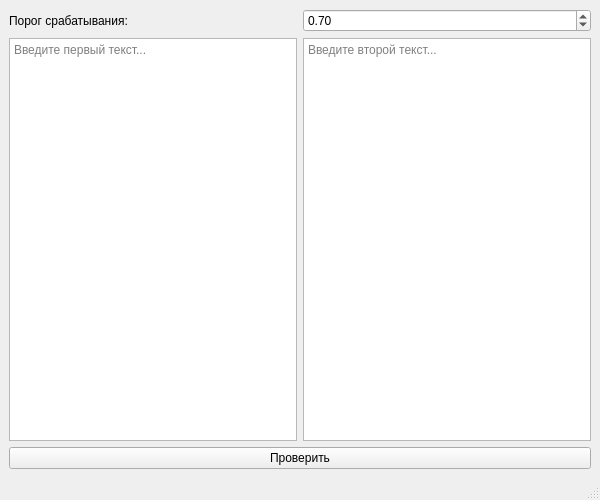
<?xml version="1.0" encoding="UTF-8"?>
<ui version="4.0">
 <class>MainWindow</class>
 <widget class="QMainWindow" name="MainWindow">
  <property name="geometry">
   <rect>
    <x>0</x>
    <y>0</y>
    <width>600</width>
    <height>500</height>
   </rect>
  </property>
  <property name="windowTitle">
   <string>Антиплагиат</string>
  </property>
  <widget class="QWidget" name="centralwidget">
   <layout class="QVBoxLayout" name="verticalLayout">
    <item>
     <layout class="QHBoxLayout" name="horizontalLayout">
      <item>
       <widget class="QLabel" name="label">
        <property name="text">
         <string>Порог срабатывания:</string>
        </property>
       </widget>
      </item>
      <item>
       <widget class="QDoubleSpinBox" name="doubleSpinBox">
        <property name="value">
         <double>0.700000000000000</double>
        </property>
        <property name="singleStep">
         <double>0.050000000000000</double>
        </property>
        <property name="minimum">
         <double>0.000000000000000</double>
        </property>
        <property name="maximum">
         <double>1.000000000000000</double>
        </property>
       </widget>
      </item>
     </layout>
    </item>
    <item>
     <layout class="QHBoxLayout" name="horizontalLayout_2">
      <item>
       <widget class="QPlainTextEdit" name="plainTextEdit">
        <property name="placeholderText">
         <string>Введите первый текст...</string>
        </property>
       </widget>
      </item>
      <item>
       <widget class="QPlainTextEdit" name="plainTextEdit_2">
        <property name="placeholderText">
         <string>Введите второй текст...</string>
        </property>
       </widget>
      </item>
     </layout>
    </item>
    <item>
     <widget class="QPushButton" name="pushButton">
      <property name="text">
       <string>Проверить</string>
      </property>
     </widget>
    </item>
   </layout>
  </widget>
  <widget class="QStatusBar" name="statusBar"/>
 </widget>
 <resources/>
 <connections/>
</ui>
